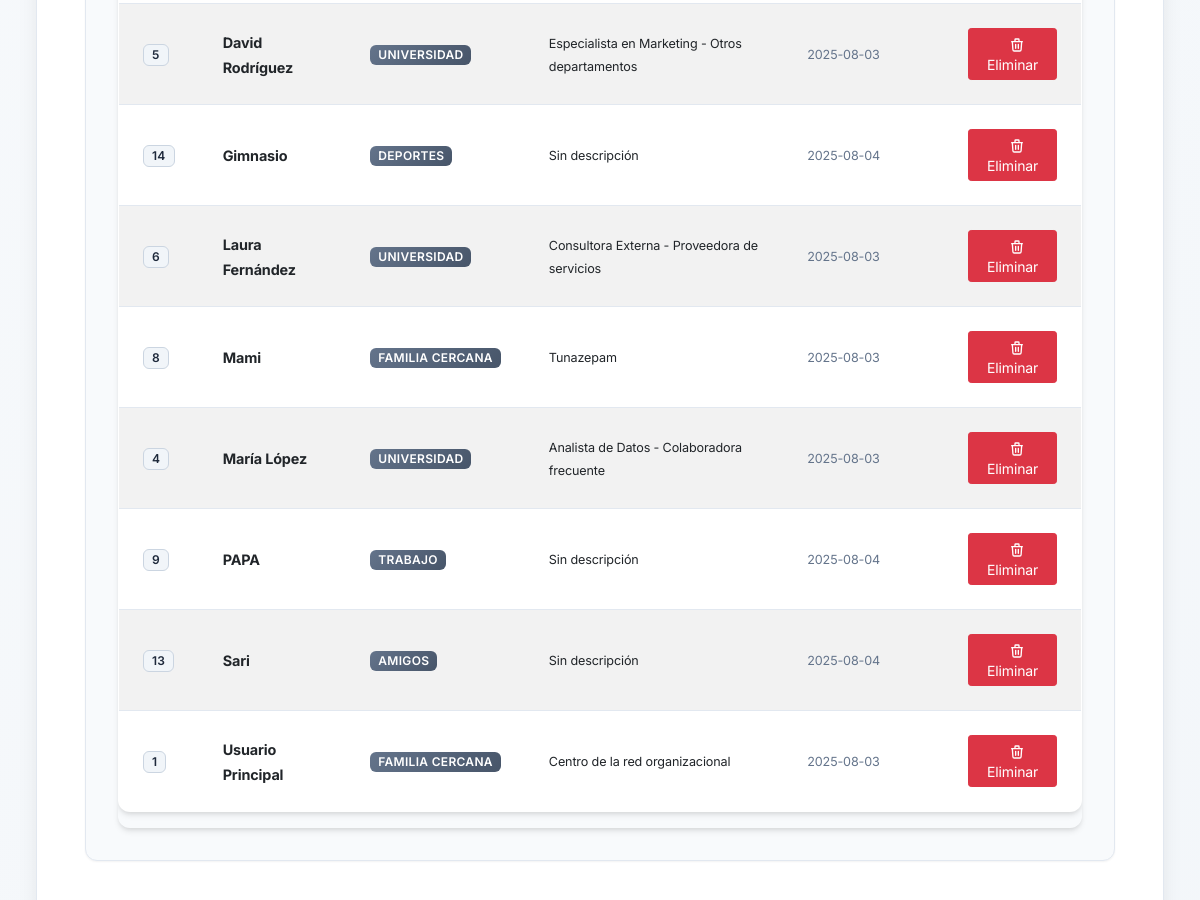
/admin (middle part), run on an earlier commit of the app's database.
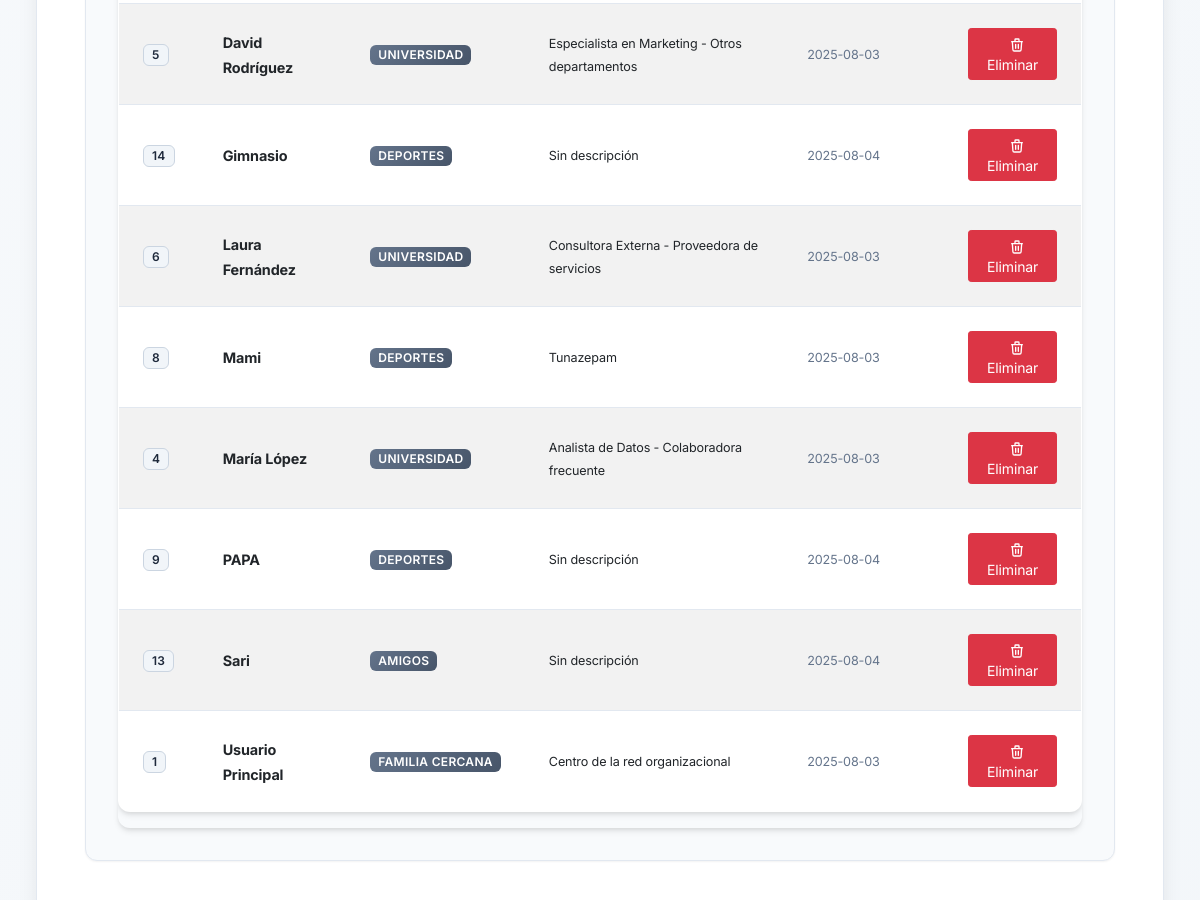
And on a later commit of the database.
### tables this page shows
CREATE TABLE personas (
            id INTEGER PRIMARY KEY AUTOINCREMENT,
            nombre TEXT NOT NULL UNIQUE,
            icono TEXT DEFAULT 'user',
            grupo TEXT DEFAULT 'contactos',
            color TEXT DEFAULT '#3b82f6',
            descripcion TEXT,
            fecha_creacion TIMESTAMP DEFAULT CURRENT_TIMESTAMP
        );

### mi_red_social/app.py (the view)
@app.route('/admin')
def admin():
    conn = get_db_connection()
    personas = conn.execute('SELECT * FROM personas ORDER BY nombre').fetchall()
    relaciones = conn.execute('''
        SELECT r.*, p1.nombre as persona1_nombre, p2.nombre as persona2_nombre
        FROM relaciones r
        JOIN personas p1 ON r.persona1_id = p1.id
        JOIN personas p2 ON r.persona2_id = p2.id
        ORDER BY r.fecha_creacion DESC
    ''').fetchall()
    conn.close()
    return render_template('admin.html', personas=personas, relaciones=relaciones)

### mi_red_social/app.py (called while the page is built)
def get_db_connection():
    conn = sqlite3.connect(DATABASE)
    conn.row_factory = sqlite3.Row
    return conn

### mi_red_social/templates/admin.html (shortened to what this page needs)
{% extends "base.html" %}
{% block content %}
<div class="main-container">
    <div class="row mt-4">
        <div class="col-12">
            <div class="admin-panel">
                <div class="table-responsive">
                    <table class="table table-striped table-hover">
                        <tbody>
                            {% for persona in personas %}
                            <tr>
                                <td><span class="badge bg-light text-dark">{{ persona.id }}</span></td>
                                <td>
                                    <strong>{{ persona.nombre }}</strong>
                                </td>
                                <td>
                                    <span class="badge bg-secondary">{{ persona.grupo.replace('_', ' ').title() }}</span>
                                </td>
                                <td>
                                    <small>{{ persona.descripcion or 'Sin descripción' }}</small>
                                </td>
                                <td>
                                    <small class="text-muted">{{ persona.fecha_creacion[:10] if persona.fecha_creacion else 'N/A' }}</small>
                                </td>
                                <td>
                                    {% if persona.nombre != 'Tú' %}
                                    <a href="{{ url_for('eliminar_persona', persona_id=persona.id) }}"
                                       class="btn btn-sm btn-danger"
                                       onclick="return confirm('¿Estás seguro de eliminar a {{ persona.nombre }}? Se eliminarán también todas sus relaciones.')">
                                       <i class="icon icon-trash icon-white icon-sm"></i>
                                       Eliminar
                                    </a>
                                    {% else %}
                                    <span class="badge bg-warning text-dark">
                                        <i class="icon icon-crown icon-sm"></i>
                                        Centro de la Red
                                    </span>
                                    {% endif %}
                                </td>
                            </tr>
                            {% endfor %}
                        </tbody>
                    </table>
                </div>
            </div>
        </div>
    </div>
</div>
{% endblock %}

### mi_red_social/templates/base.html (shortened to what this page needs)
<!DOCTYPE html>
<html lang="es">
<head>
    <link href="https://cdn.jsdelivr.net/npm/bootstrap@5.1.3/dist/css/bootstrap.min.css" rel="stylesheet">
    <link rel="stylesheet" type="text/css" href="https://unpkg.com/vis-network/standalone/umd/vis-network.min.css" />
    <link rel="stylesheet" type="text/css" href="{{ url_for('static', filename='css/base.css') }}">
    <link rel="stylesheet" type="text/css" href="{{ url_for('static', filename='css/index.css') }}">
    <link rel="stylesheet" type="text/css" href="{{ url_for('static', filename='css/accessibility.css') }}">
</head>
<body>
    <div class="container-fluid">
        <main id="main-content" tabindex="-1">
            {% block content %}{% endblock %}
        </main>
    </div>
</body>
</html>

### mi_red_social/static/css/base.css (style rules this page uses)
:root { --primary-color: #1e3a8a; --secondary-color: #3b82f6; --accent-color: #06b6d4; --success-color: #10b981; --warning-color: #f59e0b; --danger-color: #ef4444; --gray-50: #f8fafc; --gray-100: #f1f5f9; --gray-200: #e2e8f0; --gray-300: #cbd5e1; --gray-400: #94a3b8; --gray-500: #64748b; --gray-600: #475569; --gray-700: #334155; --gray-800: #1e293b; --gray-900: #0f172a; --font-primary: 'Inter', 'Segoe UI', system-ui, sans-serif; --font-secondary: 'Roboto', 'Arial', sans-serif; --spacing-xs: 0.25rem; --spacing-sm: 0.5rem; --spacing-md: 1rem; --spacing-lg: 1.5rem; --spacing-xl: 2rem; --spacing-2xl: 3rem; --shadow-sm: 0 1px 2px 0 rgba(0, 0, 0, 0.05); --shadow-md: 0 4px 6px -1px rgba(0, 0, 0, 0.1), 0 2px 4px -1px rgba(0, 0, 0, 0.06); --shadow-lg: 0 10px 15px -3px rgba(0, 0, 0, 0.1), 0 4px 6px -2px rgba(0, 0, 0, 0.05); --shadow-xl: 0 20px 25px -5px rgba(0, 0, 0, 0.1), 0 10px 10px -5px rgba(0, 0, 0, 0.04); --border-radius-sm: 0.375rem; --border-radius-md: 0.5rem; --border-radius-lg: 0.75rem; --border-radius-xl: 1rem; --icon-sm: 16px; --icon-md: 20px; --icon-lg: 24px; --icon-xl: 32px; }
* { margin: 0; padding: 0; box-sizing: border-box; }
body { font-family: var(--font-primary); background: linear-gradient(135deg, var(--gray-50) 0%, var(--gray-100) 100%); color: var(--gray-800); line-height: 1.6; min-height: 100vh; font-size: 14px; letter-spacing: -0.01em; }
.main-container { background: rgba(255, 255, 255, 0.95); backdrop-filter: blur(20px); border-radius: var(--border-radius-xl); margin: var(--spacing-lg); padding: var(--spacing-2xl); box-shadow: var(--shadow-xl); border: 1px solid var(--gray-200); position: relative; animation: fadeInUp 0.6s ease-out; }
.main-container::before { content: ''; position: absolute; top: 0; left: 0; right: 0; height: 4px; background: linear-gradient(90deg, var(--primary-color), var(--accent-color), var(--secondary-color)); border-radius: var(--border-radius-xl) var(--border-radius-xl) 0 0; }
.admin-panel { background: var(--gray-50); border: 1px solid var(--gray-200); border-radius: var(--border-radius-lg); padding: var(--spacing-xl); margin-bottom: var(--spacing-xl); box-shadow: var(--shadow-sm); transition: all 0.3s ease; animation: fadeInUp 0.6s ease-out; will-change: transform; }
.table { border-radius: var(--border-radius-lg); overflow: hidden; box-shadow: var(--shadow-md); background: white; border: 1px solid var(--gray-200); }
.table tbody td { padding: var(--spacing-lg); vertical-align: middle; border-color: var(--gray-200); font-size: 0.9rem; }
.table tbody tr { transition: all 0.2s ease; }
.table-responsive { border-radius: var(--border-radius-lg); box-shadow: var(--shadow-md); }
.badge { font-size: 0.75rem; font-weight: 600; padding: var(--spacing-xs) var(--spacing-sm); border-radius: var(--border-radius-sm); text-transform: uppercase; letter-spacing: 0.025em; }
.badge.bg-secondary { background: linear-gradient(135deg, var(--gray-500), var(--gray-600)) !important; }
.badge.bg-light { background: var(--gray-100) !important; color: var(--gray-700) !important; border: 1px solid var(--gray-300); }
.icon { display: inline-block; width: var(--icon-md); height: var(--icon-md); margin-right: 8px; position: relative; vertical-align: middle; flex-shrink: 0; }
.icon-small, .icon-sm { width: var(--icon-sm); height: var(--icon-sm); }
.icon-trash::before { content: ''; position: absolute; width: 100%; height: 100%; background-size: contain; }
.icon-white { filter: brightness(0) invert(1); }

### mi_red_social/static/css/index.css (style rules this page uses)
html, body { overflow-x: hidden !important; max-width: 100vw !important; box-sizing: border-box !important; }
*, *::before, *::after { box-sizing: border-box !important; }
body { width: 100% !important; margin: 0 !important; padding: 0 !important; }

### mi_red_social/static/css/accessibility.css (style rules this page uses)
.icon { aria-hidden: true; }
.text-muted { color: #64748b !important; }
.badge.bg-light { color: #1e293b !important; background-color: #f1f5f9 !important; }
.table-responsive { overflow-x: auto; -webkit-overflow-scrolling: touch; }

What changed in the data, as far as the page shows it:
changed personas "Mami": grupo.replace "FAMILIA CERCANA" → "DEPORTES"
changed personas "PAPA": grupo.replace "TRABAJO" → "DEPORTES"
